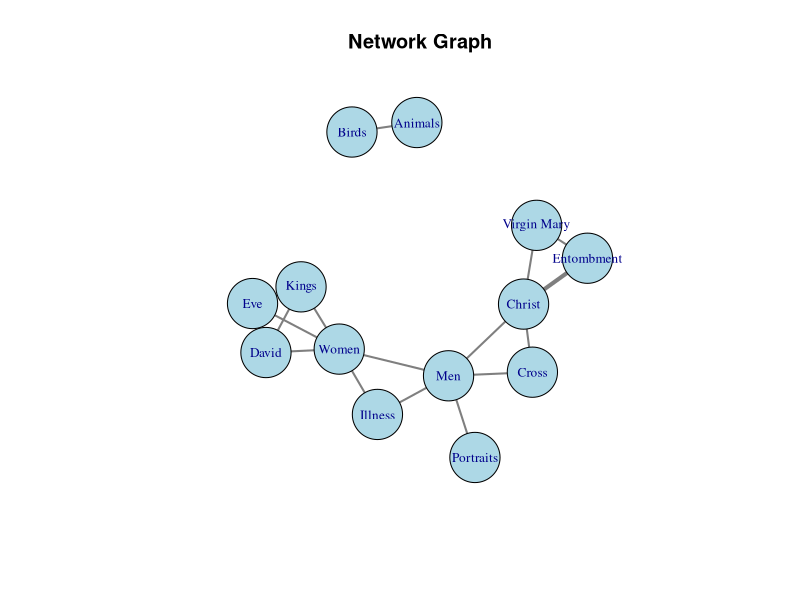

Source code (R):
## ---- chunk 1
#| code-fold: true
#| message: false
#| fig-width: 10
#| fig-height: 8

library(igraph)

edges <- data.frame(
  Source = c(
  "Entombment", "Entombment", "Christ", "Men", "Men", "Cross", 
  "Animals", "Men", "Illness", "Illness", "Men", "Kings", 
  "Kings", "Kings", "Women", "Women", "David"
),
  Target = c(
  "Christ", "Virgin Mary", "Virgin Mary", "Cross", "Christ", "Christ", 
  "Birds", "Portraits", "Men", "Women", "Women", "Women", 
  "David", "Eve", "David", "Eve", "Eve"
),
  Weight = c(
  2, 1, 1, 1, 1, 1, 1, 1, 1, 1, 1, 1, 1, 1, 1, 1, 1
)

)

network <- graph_from_data_frame(edges, directed = FALSE)

plot(
  network,
  vertex.size = 30,
  vertex.label.cex = 0.8,
  edge.width = E(network)$Weight * 2,
  edge.color = "gray50",
  vertex.color = "lightblue",
  main = "Network Graph"
)
## ---- chunk 2
#| echo: true
#| code-fold: true

terms_collection <- read.csv("../data/terms_collection17.csv")
head(terms_collection, 20)
